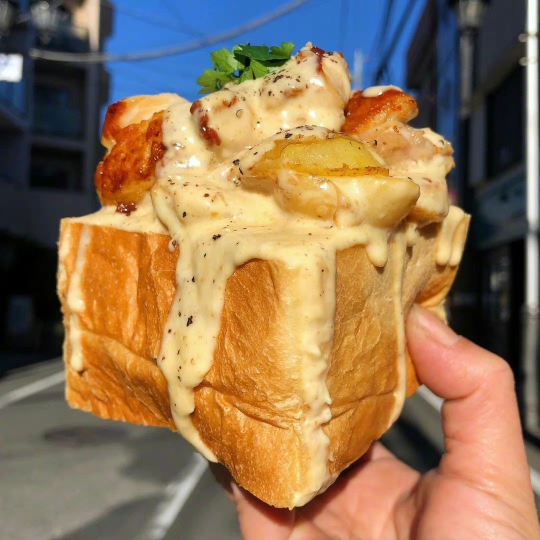
#> input picture Pillow/ss.jpg, 1080 x 1080 px, found by its file name (shown at 1/2 size)
$ python 'image  图像处理.py'
#> lines starting #> are read from the running program, lines starting #| are printed output that depends on the picture
import matplotlib.pyplot as plt
import matplotlib.image as mpimg
import numpy as np

img = mpimg.imread(r'../pillow/ss.jpg')
#> img is the input picture: shape (1080, 1080, 3); mean R, G, B 147.4, 118, 85.8


# 将imsave()方法 的origin参数设置为lower实现了原始图像的垂直翻转
# plt.imsave('logo.jpg', img, cmap='gray', origin='lower')


# plt.imshow(img)
fig = plt.figure()


points = np.arange(-5, 5, 0.01)
# meshgrid接受两个一维数组  然后产生两个二维矩阵
xs, ys = np.meshgrid(points, points)

z = np.sqrt(xs**2+ys**2)
# 绘制图像
ax = fig.add_subplot(221)
ax.imshow(z)
ax = fig.add_subplot(222)
ax.imshow(z, cmap='gray')
ax = fig.add_subplot(223)
ax.imshow(z, cmap='cool')
ax = fig.add_subplot(224)
ax.imshow(z, cmap='hot')
# 显示图像
plt.show()
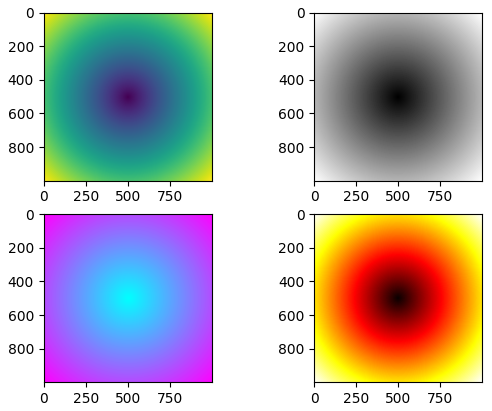
#> figure drawn by matplotlib, 4 panels
